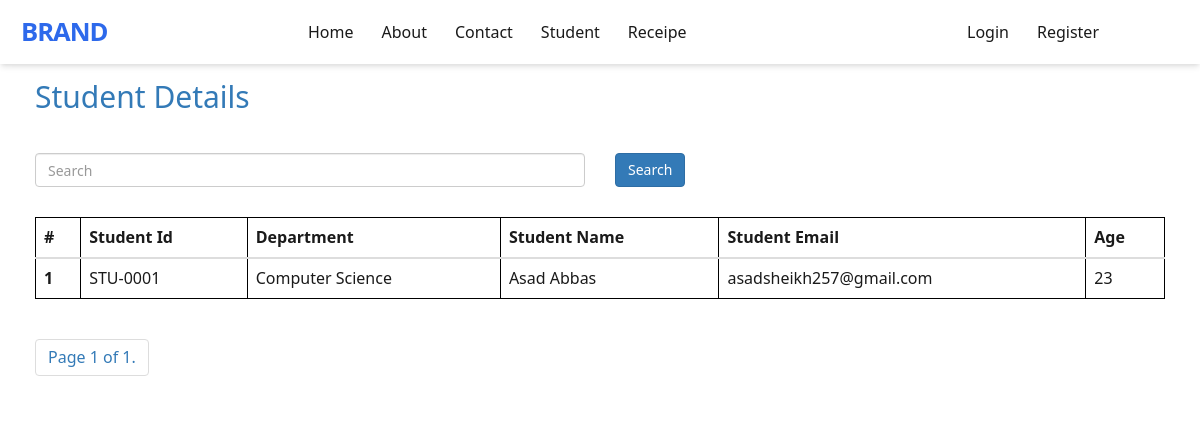
The page /student/?page=25 on the database as committed earlier.
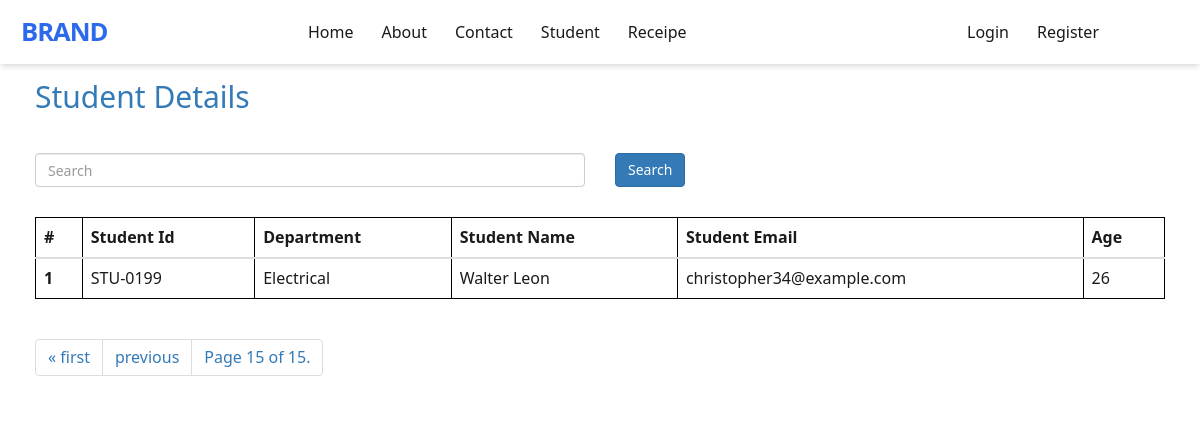
The same page on the database as committed later.
### vege/models.py (models this page shows)
class Student(models.Model):
    department = models.ForeignKey(Department, related_name='depart', on_delete=models.CASCADE)
    student_id = models.OneToOneField(StudentID, related_name='studentid', on_delete=models.CASCADE)
    student_name = models.CharField(max_length=100)
    student_email = models.EmailField(max_length=100)
    student_age = models.IntegerField(default=18)
    student_address = models.TextField()
    def __str__(self) -> str:
        return self.student_name
    class Meta:
        ordering = ['student_name']
        verbose_name  = 'student'

class StudentID(models.Model):
    student_id = models.CharField(max_length=100)
    def __str__(self) -> str:
        return self.student_id

class Department(models.Model):
    department = models.CharField(max_length=100)
    def __str__(self) -> str:
        return self.department
    class Meta:
        ordering = ['department']

### vege/views.py (the view, shortened to what this page needs)
# urls.py: path('student/', get_student, name="student"),
def get_student(request):
    queryset = Student.objects.all()
    paginator = Paginator(queryset, 10)  # Show 25 contacts per page.
    page_number = request.GET.get("page", 1)
    page_obj = paginator.get_page(page_number)
    context = {'page' : "Students", 'queryset' : page_obj, 'page_obj' : page_obj}
    print(page_obj.object_list)
    return render(request, 'report/student.html', context)

### vege/templates/report/student.html (shortened to what this page needs)
{% extends "base.html" %}
{% block start %}
<div class="container">
    <a id="studenthome" href="/student/"><h2>Student Details</h2></a>
</div>
<div class="container mt-5 tables">
        <form class="mb-4">
            <div class="row">
                <div class="col-md-6">
                    <input type="text" placeholder="Search" name="search" class="form-control">
                </div>
                <div class="col-md-6">
                    <button class="btn btn-primary" >Search</button>
                </div>
            </div>
        </form>
    <table class="table table-stiped">
        <thead>
            <tr>
                <th scope="col">#</th>
                <th scope="col">Student Id</th>
                <th scope="col">Department</th>
                <th scope="col">Student Name</th>
                <th scope="col">Student Email</th>
                <th scope="col">Age</th>
            </tr>
        </thead>
        <tbody>
            {% for student in queryset %}
            <tr>
                <th scope="row">{{forloop.counter}}</th>
                <td>{{ student.student_id }}</td>
                <td>{{ student.department }} </td>
                <td>{{ student.student_name }}</td>
                <td>{{ student.student_email }}</td>
                <td>{{ student.student_age }}</td>
            </tr>
            {% endfor %}
        </tbody>
    </table>
    <nav class="Page navigation example">
        <ul class="pagination">
                {% if page_obj.has_previous %}
                <li class="page-item"><a class="page-link" href="?page=1">&laquo; first</a></li>
                <li class="page-item"><a class="page-link" href="?page={{ page_obj.previous_page_number }}">previous</a></li>
                {% endif %}
                <li class="page-item">
                    <span class="current">
                        Page {{ page_obj.number }} of {{ page_obj.paginator.num_pages }}.
                    </span>
                </li>
        </ul>
    </nav>
</div>
{% endblock %}

### home/templates/base.html (shortened to what this page needs)
<!DOCTYPE html>
<html lang="en">
<head>
    <!-- {% load bootstrap5 %}
    {% bootstrap_css %}
    {% bootstrap_javascript %} -->
    <link rel="stylesheet" href="https://maxcdn.bootstrapcdn.com/bootstrap/3.4.1/css/bootstrap.min.css">
    <link rel="stylesheet" href="{% static 'home/index.css' %}">
</head>
<body>
    <header class="header navbar-fixed-top" id="header">
        <nav class="navbar container">
            <a href="/" class="brand">Brand</a>
            <div class="menu" id="menu">
                <ul class="menu-inner">
                    <li class="menu-item"><a class="menu-link" href="/">Home</a></li>
                    <li class="menu-item"><a class="menu-link" href="/about/">About</a></li>
                    <li class="menu-item"><a class="menu-link" href="/contact/">Contact</a></li>
                    <li class="menu-item"><a class="menu-link" href="/student/">Student</a></li>
                    <li class="menu-item"><a class="menu-link" href="/show_receipe/">Receipe</a></li>
                </ul>
            </div>
            <div class="menu">
                <ul class="menu-inner">
                    {% if request.user.is_authenticated %}
                    <li class="menu-item"><a class="menu-link">{{request.user.first_name}} {{request.user.last_name}}</a></li>
                    <li class="menu-item"><a class="menu-link" href="/logout/">Logout</a></li>
                    {% else %}
                    <li class="menu-item"><a class="menu-link" href="/login/">Login</a></li>
                    <li class="menu-item"><a class="menu-link" href="/register/">Register</a></li>
                    {% endif %}
                </ul>
            </div>
        </nav>
    </header>
    <div class="container-fluid mt-5">
            {% block start %}
            {% endblock %}
    </div>
</body>
</html>

### home/static/home/index.css (style rules this page uses)
body { padding-top: 60px; }
:root { --color-black: #1a1a1a; --color-darks: #404040; --color-greys: #999; --color-light: #f2f2f2; --color-white: #fff; --color-blue-100: #5593f7; --color-blue-200: #2d69eb; --color-blue-300: #1c4aca; --shadow-small: 0 1px 3px 0 rgba(0, 0, 0, 0.1), 0 1px 2px 0 rgba(0, 0, 0, 0.06); --shadow-medium: 0 4px 6px -1px rgba(0, 0, 0, 0.1), 0 2px 4px -1px rgba(0, 0, 0, 0.06); --shadow-large: 0 10px 15px -3px rgba(0, 0, 0, 0.1), 0 4px 6px -2px rgba(0, 0, 0, 0.05); }
*, *::before, *::after { padding: 0; margin: 0; box-sizing: border-box; list-style: none; list-style-type: none; text-decoration: none; -webkit-font-smoothing: antialiased; -moz-osx-font-smoothing: grayscale; text-rendering: optimizeLegibility; }
html { font-size: 100%; box-sizing: inherit; scroll-behavior: smooth; height: -webkit-fill-available; }
body { font-family: "Rubik", ui-sans-serif, system-ui, -apple-system, sans-serif; font-size: 1rem; font-weight: 400; line-height: 1.5; color: var(--color-black); background-color: var(--color-white); }
a, button { cursor: pointer; border: none; outline: none; background: none; text-transform: unset; }
.container { max-width: 75rem; height: auto; margin: 0 auto; padding: 0 1.25rem; }
.brand { font-family: inherit; font-size: 1.6rem; font-weight: 600; line-height: 1.5; letter-spacing: -1px; text-transform: uppercase; color: var(--color-blue-200); }
.header { position: fixed; left: 0; top: 0; width: 100%; height: auto; z-index: 10; margin: 0 auto; background-color: var(--color-white); box-shadow: var(--shadow-medium); }
.navbar { position: relative; display: flex; flex-direction: row; align-items: center; justify-content: space-between; width: 100%; height: 4rem; margin: 0 auto; }
.menu { position: fixed; top: 0; left: -100%; width: 80%; height: 100%; z-index: 10; overflow-y: auto; background-color: var(--color-white); box-shadow: var(--shadow-medium); transition: all 0.5s ease-in-out; }
.menu-inner { display: flex; flex-direction: column; row-gap: 1.25rem; margin: 1.25rem; }
.menu-link { font-family: inherit; font-size: 1rem; font-weight: 500; line-height: 1.5; text-transform: uppercase; color: var(--color-black); transition: all 0.3s ease; }
@media only screen and (min-width: 48rem) { .menu { position: relative; top: 0; left: 0; width: auto; height: auto; margin-left: auto; background: none; box-shadow: none; } }
@media only screen and (min-width: 48rem) { .menu-inner { display: flex; flex-direction: row; column-gap: 1.75rem; margin: 0 auto; margin-right: 5rem; } }
@media only screen and (min-width: 48rem) { .menu-link { text-transform: capitalize; } }

### vege/templates/report/student.html (style rules this page uses)
table, th, td, thead, tbody { border: 1px solid black; }
.tables { margin-top: 30px; }
form { margin-bottom: 30px; }
#studenthome { text-decoration: none; }

Rows that differ between the two databases and show on the page:
no longer on this page (row unchanged): Student: student_id "STU-0001", department "Computer Science", student_name "Asad Abbas", student_email "asadsheikh257@gmail.com", student_age "23"
added Student: student_id "STU-0199", department "Electrical", student_name "Walter Leon", student_email "christopher34@example.com", student_age "26"
Other text that changed with them:
{{ page_obj.number }}: "1" → "15"
{{ page_obj.paginator.num_pages }}: "1" → "15"
text now shown: "« first previous"
